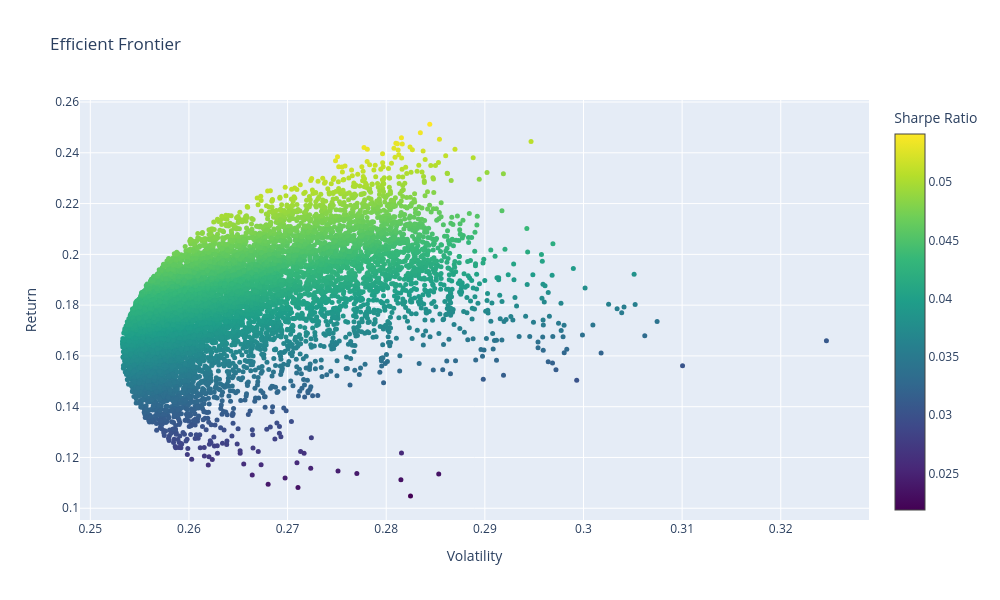

The code cell stored with this chart in its notebook:
### Markdown cell above
Let's use Plotly, but also change the x- and y-axis scale from daily risk and return values, to annualized:

### Code cell
# Plot efficient frontier using Plotly
fig = go.Figure()
scatter = go.Scatter(
    x=results[0,:]*np.sqrt(252), # annualizing volatility
    y=results[1,:]*252, # annualizing returns
    mode='markers',
    marker=dict(
        size=5,
        color=results[2,:],  # set color to Sharpe Ratio
        colorscale='Viridis',
        showscale=True,
        colorbar=dict(title='Sharpe Ratio')
    )
)
fig.add_trace(scatter)
fig.update_layout(title='Efficient Frontier',
                  xaxis_title='Volatility',
                  yaxis_title='Return',
                  width=1000,      # Set your desired figure width here
                  height=600       # Set your desired figure height here
                 )
fig.show()

### Figure 1 — Plotly figure (JSON) as saved in the notebook; plotly's stock layout.template omitted (floating-point values rounded to 4 significant figures; data arrays with more than 128 entries replaced by an {"elided": "..."} marker saying what was removed)
{"data": [{"marker": {"color": {"elided": "10000 float values"}, "colorbar": {"title": {"text": "Sharpe Ratio"}}, "colorscale": [[0, "#440154"], [0.1111, "#482878"], [0.2222, "#3e4989"], [0.3333, "#31688e"], [0.4444, "#26828e"], [0.5556, "#1f9e89"], [0.6667, "#35b779"], [0.7778, "#6ece58"], [0.8889, "#b5de2b"], [1, "#fde725"]], "showscale": true, "size": 5}, "mode": "markers", "type": "scatter", "x": {"elided": "10000 float values"}, "y": {"elided": "10000 float values"}}], "layout": {"height": 600, "title": {"text": "Efficient Frontier"}, "width": 1000, "xaxis": {"title": {"text": "Volatility"}}, "yaxis": {"title": {"text": "Return"}}}}
